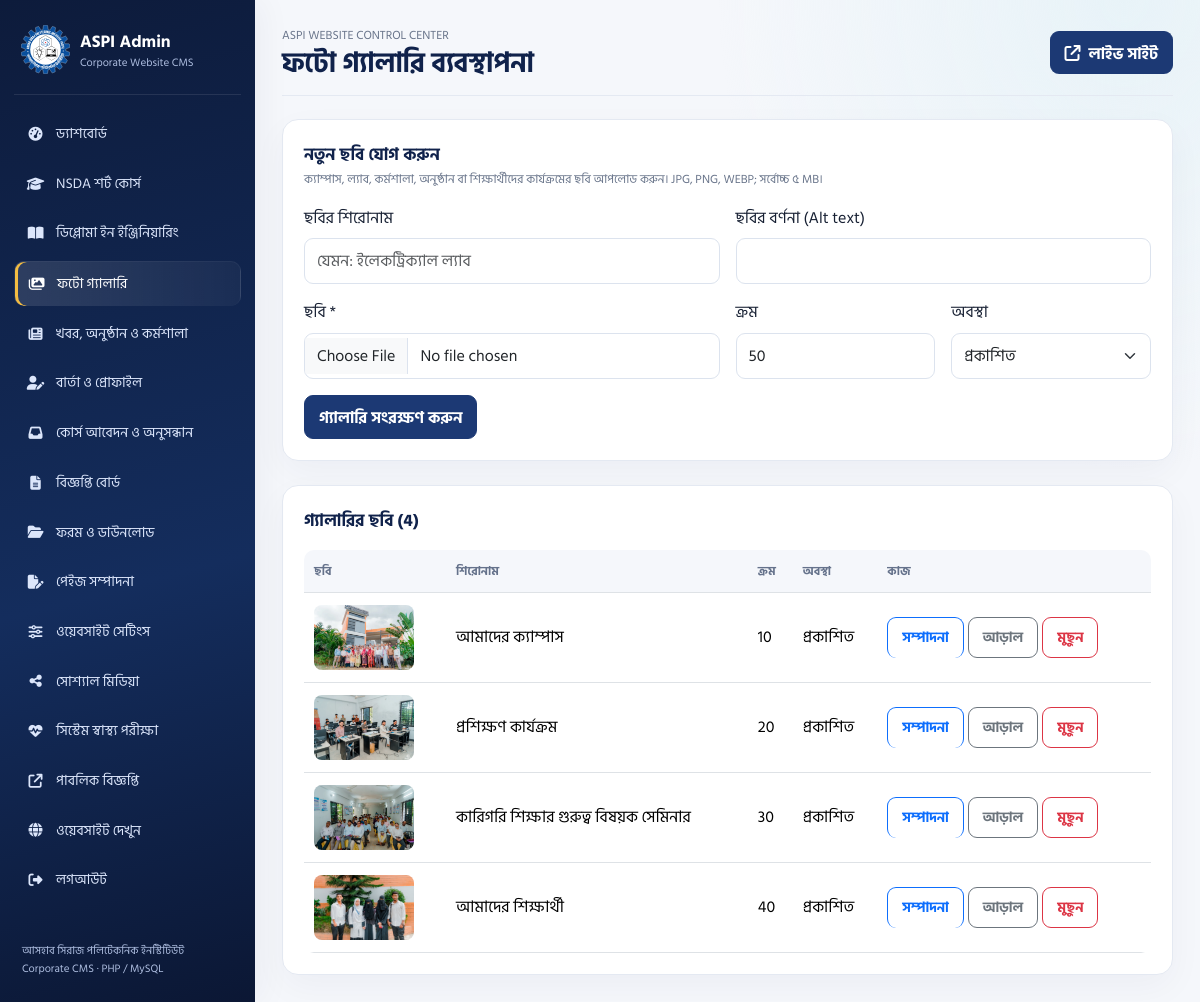
The page /live/admin/gallery.php (signed in) on the database its author committed.
### tables this page shows
CREATE TABLE `gallery_images` (
  `id` int(10) UNSIGNED NOT NULL,
  `title` varchar(220) NOT NULL DEFAULT '',
  `image_path` varchar(255) NOT NULL,
  `alt_text` varchar(220) NOT NULL DEFAULT '',
  `status` enum('published','hidden') NOT NULL DEFAULT 'published',
  `sort_order` int(11) NOT NULL DEFAULT 0,
  `created_at` timestamp NULL DEFAULT current_timestamp()
);

### live/app/bootstrap.php (called while the page is built, shortened)
<?php
function e($v): string { return htmlspecialchars((string)$v,ENT_QUOTES|ENT_SUBSTITUTE,'UTF-8'); }

### live/admin/gallery.php (the view, shortened to what this page needs)
<?php
require_once __DIR__.'/../app/bootstrap.php';require_admin();
$active='gallery';$pageTitle='ফটো গ্যালারি ব্যবস্থাপনা';$error='';$flash=$_SESSION['flash']??'';unset($_SESSION['flash']);
$editing=null;if(isset($_GET['edit'])){$st=$pdo->prepare('SELECT * FROM gallery_images WHERE id=?');$st->execute([(int)$_GET['edit']]);$editing=$st->fetch()?:null;}$tableReady=true;try{
 $pdo->exec("INSERT INTO gallery_images(title,image_path,alt_text,status,sort_order) SELECT 'আমাদের ক্যাম্পাস','assets/campus-1.webp','আসহাব সিরাজ পলিটেকনিক ইনস্টিটিউট ক্যাম্পাস','published',10 WHERE NOT EXISTS(SELECT 1 FROM gallery_images WHERE image_path='assets/campus-1.webp')");
 $pdo->exec("INSERT INTO gallery_images(title,image_path,alt_text,status,sort_order) SELECT 'প্রশিক্ষণ কার্যক্রম','assets/campus-2.webp','প্রশিক্ষণ কার্যক্রম','published',20 WHERE NOT EXISTS(SELECT 1 FROM gallery_images WHERE image_path='assets/campus-2.webp')");
 $pdo->exec("INSERT INTO gallery_images(title,image_path,alt_text,status,sort_order) SELECT 'ল্যাব ও ব্যবহারিক শিক্ষা','assets/campus-3.webp','ল্যাব ও ব্যবহারিক শিক্ষা','published',30 WHERE NOT EXISTS(SELECT 1 FROM gallery_images WHERE image_path='assets/campus-3.webp')");
 $pdo->exec("INSERT INTO gallery_images(title,image_path,alt_text,status,sort_order) SELECT 'প্রতিষ্ঠানের পরিবেশ','assets/campus-5.jpg','প্রতিষ্ঠানের পরিবেশ','published',40 WHERE NOT EXISTS(SELECT 1 FROM gallery_images WHERE image_path='assets/campus-5.jpg')");
 $rows=$pdo->query('SELECT * FROM gallery_images ORDER BY sort_order,id DESC')->fetchAll();
}catch(Throwable $e){$rows=[];$tableReady=false;}require __DIR__.'/_head.php';?>
<?php if(!$tableReady):?><div class="alert alert-danger">গ্যালারির ডেটাবেজ টেবিল পাওয়া যায়নি। phpMyAdmin-এ <code>live/app/upgrade.sql</code> চালান।</div><?php else:?>
<div class="panel mb-4" id="galleryForm"><div class="section-label mb-1"><?=$editing?'ছবি সম্পাদনা':'নতুন ছবি যোগ করুন'?></div><div class="hint mb-3">ক্যাম্পাস, ল্যাব, কর্মশালা, অনুষ্ঠান বা শিক্ষার্থীদের কার্যক্রমের ছবি আপলোড করুন। JPG, PNG, WEBP; সর্বোচ্চ ৫ MB।</div><form method="post" enctype="multipart/form-data"><input type="hidden" name="csrf" value="<?=e(csrf_token())?>"><input type="hidden" name="id" value="<?=(int)($editing['id']??0)?>"><input type="hidden" name="existing_image" value="<?=e($editing['image_path']??'')?>"><div class="row g-3"><div class="col-12 col-md-6"><label class="form-label">ছবির শিরোনাম</label><input class="form-control" name="title" maxlength="220" value="<?=e($editing['title']??'')?>" placeholder="যেমন: ইলেকট্রিক্যাল ল্যাব"></div><div class="col-12 col-md-6"><label class="form-label">ছবির বর্ণনা (Alt text)</label><input class="form-control" name="alt_text" maxlength="220" value="<?=e($editing['alt_text']??'')?>"></div><div class="col-12 col-md-6"><label class="form-label">ছবি <?= $editing?'পরিবর্তন করতে নতুন ছবি দিন':'*'?></label><input class="form-control" type="file" name="image_file" accept="image/jpeg,image/png,image/webp" <?=$editing?'':'required'?>></div><div class="col-6 col-md-3"><label class="form-label">ক্রম</label><input class="form-control" type="number" name="sort_order" value="<?=e($editing['sort_order']??((count($rows)+1)*10))?>"></div><div class="col-6 col-md-3"><label class="form-label">অবস্থা</label><select class="form-select" name="status"><option value="published" <?=($editing['status']??'published')==='published'?'selected':''?>>প্রকাশিত</option><option value="hidden" <?=($editing['status']??'')==='hidden'?'selected':''?>>আড়াল</option></select></div><?php if(!empty($editing['image_path'])):?><div class="col-12"><img src="../../<?=e($editing['image_path'])?>" alt="" style="max-width:220px;max-height:130px;object-fit:cover;border-radius:12px"></div><?php endif;?><div class="col-12"><button class="btn btn-primary" type="submit">গ্যালারি সংরক্ষণ করুন</button><?php if($editing):?> <a class="btn btn-outline-secondary" href="gallery.php">বাতিল</a><?php endif;?></div></div></form></div>
<div class="panel"><div class="section-label mb-3">গ্যালারির ছবি (<?=count($rows)?>)</div><div class="table-wrap"><table class="table"><thead><tr><th>ছবি</th><th>শিরোনাম</th><th>ক্রম</th><th>অবস্থা</th><th>কাজ</th></tr></thead><tbody><?php foreach($rows as $r):?><tr><td><img src="../../<?=e($r['image_path'])?>" alt="" style="width:100px;height:65px;object-fit:cover;border-radius:8px"></td><td><?=e($r['title']?:$r['alt_text'])?></td><td><?=(int)$r['sort_order']?></td><td><?= $r['status']==='published'?'প্রকাশিত':'আড়াল'?></td><td><div class="d-flex flex-wrap gap-1"><a class="btn btn-sm btn-outline-primary" href="?edit=<?=(int)$r['id']?>#galleryForm">সম্পাদনা</a><form method="post"><input type="hidden" name="csrf" value="<?=e(csrf_token())?>"><input type="hidden" name="id" value="<?=(int)$r['id']?>"><button class="btn btn-sm btn-outline-secondary" name="toggle" value="1"><?=$r['status']==='published'?'আড়াল':'প্রকাশ'?></button></form><form method="post" onsubmit="return confirm('এই ছবি মুছে ফেলবেন?')"><input type="hidden" name="csrf" value="<?=e(csrf_token())?>"><input type="hidden" name="id" value="<?=(int)$r['id']?>"><button class="btn btn-sm btn-outline-danger" name="delete" value="1">মুছুন</button></form></div></td></tr><?php endforeach;?><?php if(!$rows):?><tr><td colspan="5">এখনো কোনো ছবি যোগ করা হয়নি।</td></tr><?php endif;?></tbody></table></div></div><?php endif;?><?php require __DIR__.'/_foot.php';?>

### live/admin/_head.php (shortened to what this page needs)
<?php $pageTitle=$pageTitle??'ড্যাশবোর্ড'; ?>
<!doctype html><html lang="bn"><head><link rel="stylesheet" href="https://cdn.jsdelivr.net/npm/bootstrap@5.3.3/dist/css/bootstrap.min.css"><link rel="stylesheet" href="https://cdnjs.cloudflare.com/ajax/libs/font-awesome/6.5.2/css/all.min.css">
</head><body><aside class="sidebar" id="adminSidebar"><div class="brand-row"><div class="brand"><img src="../assets/aspi-logo.svg" alt="ASPI Logo"><div><b>ASPI Admin</b><small>Corporate Website CMS</small></div></div></div>
<a class="navitem <?=($active??'')==='dashboard'?'active':''?>" href="index.php"><i class="fa-solid fa-gauge-high"></i> ড্যাশবোর্ড</a><a class="navitem <?=($active??'')==='courses'?'active':''?>" href="courses.php"><i class="fa-solid fa-graduation-cap"></i> NSDA শর্ট কোর্স</a><a class="navitem <?=($active??'')==='diploma'?'active':''?>" href="diploma.php"><i class="fa-solid fa-book-open"></i> ডিপ্লোমা ইন ইঞ্জিনিয়ারিং</a><a class="navitem <?=($active??'')==='gallery'?'active':''?>" href="gallery.php"><i class="fa-solid fa-images"></i> ফটো গ্যালারি</a><a class="navitem <?=($active??'')==='posts'?'active':''?>" href="posts.php"><i class="fa-solid fa-newspaper"></i> খবর, অনুষ্ঠান ও কর্মশালা</a><a class="navitem <?=($active??'')==='messages'?'active':''?>" href="messages.php"><i class="fa-solid fa-user-pen"></i> বার্তা ও প্রোফাইল</a><a class="navitem <?=($active??'')==='applications'?'active':''?>" href="applications.php"><i class="fa-solid fa-inbox"></i> কোর্স আবেদন ও অনুসন্ধান</a><a class="navitem <?=($active??'')==='notices'?'active':''?>" href="notices.php"><i class="fa-solid fa-file-lines"></i> বিজ্ঞপ্তি বোর্ড</a><a class="navitem <?=($active??'')==='forms'?'active':''?>" href="forms.php"><i class="fa-solid fa-folder-open"></i> ফরম ও ডাউনলোড</a><a class="navitem <?=($active??'')==='pages'?'active':''?>" href="pages.php"><i class="fa-solid fa-file-pen"></i> পেইজ সম্পাদনা</a><a class="navitem <?=($active??'')==='settings'?'active':''?>" href="settings.php"><i class="fa-solid fa-sliders"></i> ওয়েবসাইট সেটিংস</a><a class="navitem <?=($active??'')==='social'?'active':''?>" href="social-media.php"><i class="fa-solid fa-share-nodes"></i> সোশ্যাল মিডিয়া</a><a class="navitem <?=($active??'')==='health'?'active':''?>" href="health.php"><i class="fa-solid fa-heart-pulse"></i> সিস্টেম স্বাস্থ্য পরীক্ষা</a><a class="navitem" href="../notices.php" target="_blank" rel="noopener"><i class="fa-solid fa-arrow-up-right-from-square"></i> পাবলিক বিজ্ঞপ্তি</a><a class="navitem" href="../../" target="_blank" rel="noopener"><i class="fa-solid fa-globe"></i> ওয়েবসাইট দেখুন</a><a class="navitem" href="logout.php"><i class="fa-solid fa-right-from-bracket"></i> লগআউট</a><div class="side-foot">আসহাব সিরাজ পলিটেকনিক ইনস্টিটিউট<br>Corporate CMS · PHP / MySQL</div></aside><main class="main"><div class="topbar"><div class="topbar-left"><button class="mobile-toggle" id="sidebarOpen" type="button" aria-label="মেনু খুলুন" aria-expanded="false"><i class="fa-solid fa-bars"></i></button><div><div class="page-kicker">ASPI WEBSITE CONTROL CENTER</div><h1><?=e($pageTitle)?></h1></div></div><?php if(($active??'')==='notices'):?><a class="btn btn-primary" href="notice-form.php"><i class="fa-solid fa-plus me-1"></i> নতুন বিজ্ঞপ্তি</a><?php elseif(($active??'')==='courses'):?><a class="btn btn-primary" href="courses.php#courseForm"><i class="fa-solid fa-plus me-1"></i> কোর্স যোগ করুন</a><?php elseif(($active??'')==='posts'):?><a class="btn btn-primary" href="posts.php#postForm"><i class="fa-solid fa-plus me-1"></i> নতুন পোস্ট</a><?php else:?><a class="btn btn-primary" href="../../" target="_blank"><i class="fa-solid fa-arrow-up-right-from-square me-1"></i> লাইভ সাইট</a><?php endif;?></div>

### live/admin/_foot.php
</main></body></html>

### live/admin/_head.php (style rules this page uses)
:root { --navy:#10224b;--navy2:#1c3974;--teal:#087f8c;--gold:#f4bd42;--ink:#172033;--muted:#68748a;--bg:#f5f7fb;--line:#e4e9f2;--shadow:0 12px 34px #15264a0d }
* { box-sizing:border-box;text-decoration:none!important }
a,a:hover,a:focus,a:visited { text-decoration:none!important;border-bottom:0!important }
button,a { -webkit-tap-highlight-color:transparent }
img,svg,video,iframe { max-width:100% }
body { margin:0;background:var(--bg);color:var(--ink);font-family:Hind,Arial,sans-serif;line-height:1.55 }
.sidebar { position:fixed;inset:0 auto 0 0;width:255px;background:linear-gradient(180deg,#10224b,#0b1734);color:#fff;padding:20px 14px;z-index:1045;display:flex;flex-direction:column;overflow-y:auto;transition:transform .25s;box-shadow:8px 0 30px #10224b0b }
.brand { display:flex;align-items:center;gap:10px;padding:5px 7px 20px;border-bottom:1px solid #ffffff24;margin-bottom:14px }
.brand img { width:49px;height:49px;object-fit:contain }
.brand b { display:block;font-size:17px }
.brand small { display:block;font-size:11px;color:#aebee0 }
.navitem,.navitem:visited { display:flex;gap:11px;align-items:center;padding:11px 12px;margin:3px 0;border-radius:10px;color:#dce6fb;text-decoration:none!important;border-bottom:0!important;box-shadow:none }
.navitem i { width:19px;text-align:center }
.navitem:hover,.navitem.active { background:#ffffff16;color:#fff;text-decoration:none!important;border-bottom:0!important }
.navitem.active { box-shadow:inset 3px 0 var(--gold) }
.side-foot { margin-top:auto;padding:20px 8px 3px;color:#aebee0;font-size:11px }
.main { margin-left:255px;padding:27px;min-height:100vh;min-width:0 }
.topbar { display:flex;justify-content:space-between;align-items:center;gap:14px;margin-bottom:23px }
.topbar-left { display:flex;align-items:center;gap:12px }
.topbar h1 { font-size:clamp(22px,2.3vw,30px);font-weight:700;margin:0;color:var(--navy) }
.page-kicker { font-size:12px;color:var(--muted) }
.panel { background:#fff;border:1px solid var(--line);border-radius:16px;padding:21px;box-shadow:var(--shadow);min-width:0 }
.btn { border-radius:9px;padding:9px 14px;font-weight:700 }
.btn-primary { background:var(--navy2);border-color:var(--navy2) }
.form-control,.form-select { border-radius:9px;padding:10px 12px;border-color:#dce3ee;min-height:43px }
.table-wrap { width:100%;overflow-x:auto;border-radius:10px }
.table { margin-bottom:0;min-width:650px }
.table>:not(caption)>*>* { padding:12px 10px;vertical-align:middle }
.table thead th { background:#f5f7fb;color:#65728b;font-size:12px;white-space:nowrap }
.section-label { font-weight:700;color:var(--navy);font-size:17px }
.hint { font-size:12px;color:var(--muted) }
.table-wrap { max-width:100%;-webkit-overflow-scrolling:touch }
.panel,.main,.topbar,.row,[class*=col-] { min-width:0 }
input,select,textarea,button { max-width:100% }
.sidebar { background:linear-gradient(165deg,#0d1b3b 0%,#142d5d 58%,#0b1734 100%) }
.brand { border-bottom-color:#ffffff18 }
.navitem { font-size:14px;transition:background .18s,color .18s,transform .18s }
.navitem.active { background:linear-gradient(90deg,#ffffff20,#ffffff0a);border:1px solid #ffffff0b }
.main { background:radial-gradient(ellipse at 92% 0%,#e8f3f8 0,transparent 33%),var(--bg) }
.panel { box-shadow:0 12px 34px #15264a0a;transition:border-color .18s }
.topbar { padding-bottom:16px;border-bottom:1px solid #e4e9f2 }
.topbar h1 { letter-spacing:-.3px }
.side-foot { line-height:1.7 }

### rows shown on the page
gallery_images: image_path (picture), title "আমাদের ক্যাম্পাস", sort_order "10", status "প্রকাশিত"
gallery_images: image_path (picture), title "প্রশিক্ষণ কার্যক্রম", sort_order "20", status "প্রকাশিত"
gallery_images: image_path (picture), title "কারিগরি শিক্ষার গুরুত্ব বিষয়ক সেমিনার", sort_order "30", status "প্রকাশিত"
gallery_images: image_path (picture), title "আমাদের শিক্ষার্থী", sort_order "40", status "প্রকাশিত"

### other values the page prints
$pageTitle "ফটো গ্যালারি ব্যবস্থাপনা"
count($rows) "4"
